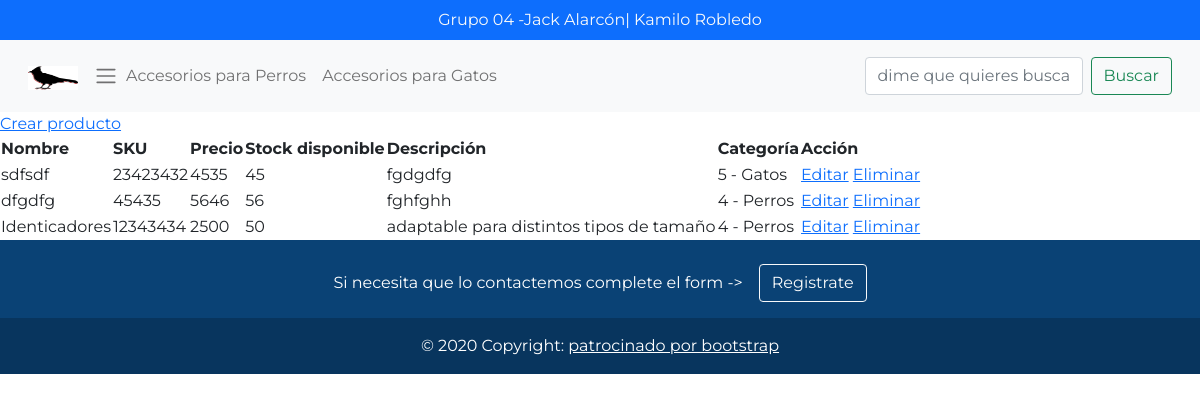
The page /registros/product/ on the database its author committed.
### core/models.py (models this page shows, shortened)
class Product(models.Model):
    sku = models.CharField('SKU', max_length=50)
    name = models.CharField('Nombre', max_length=50)
    price = models.CharField('Precio', max_length=50)
    stock = models.CharField('Stock disponible', max_length=50)
    desc = models.CharField('Descripción', max_length=50)
    category = models.ForeignKey(
        Category, on_delete=models.CASCADE, verbose_name='Categoría')
    class Meta:
        verbose_name = ("Producto")
        verbose_name_plural = ("Productos")

class Category(models.Model):
    name = models.CharField('Nombre', max_length=50)
    class Meta:
        verbose_name = ("Categoría")
        verbose_name_plural = ("Categorías")
    def __str__(self):
        return f'{self.id} - {self.name}'

### core/views.py (the view)
# urls.py: path('registros/product/', ListProductsView.as_view(), name='list_products'),
class ListProductsView(ListView):
    model = Product
    template_name = 'products/list_products.html'
    queryset = Product.objects.all().order_by("id")

### templates/products/list_products.html
{% extends 'index.html' %} {% load static %} {% block main %}
<a href="{% url 'create_product' %}">Crear producto</a>
<table>
  <tbody>
    <tr>
      <th>Nombre</th>
      <th>SKU</th>
      <th>Precio</th>
      <th>Stock disponible</th>
      <th>Descripción</th>
      <th>Categoría</th>
      <th>Acción</th>
    </tr>
    {% for object in object_list %}
    <tr>
      <td>{{object.name}}</td>
      <td>{{object.sku}}</td>
      <td>{{object.price}}</td>
      <td>{{object.stock}}</td>
      <td>{{object.desc}}</td>
      <td>{{object.category}}</td>
      <td>
        <a href="{% url 'edit_product' pk=object.id %}">Editar</a>
        <a href="{% url 'delete_product' pk=object.id %}">Eliminar</a>
      </td>
    </tr>
    {% endfor %}
  </tbody>
</table>
{% endblock %}

### templates/index.html (shortened to what this page needs)
<!DOCTYPE html>
<html lang="en">
<head>
    {% load static %}
    <link href="https://cdn.jsdelivr.net/npm/bootstrap@5.1.3/dist/css/bootstrap.min.css" rel="stylesheet">
</head>
<body>
  <link rel="stylesheet" href="{% static 'styles.css' %}">
    <header class="container-fluid bg-primary d-flex justify-content-center ">
        <p class="text-light mb-0 p-2 fs-6">Grupo 04 -Jack Alarcón| Kamilo Robledo</p>
    </header>
    <nav class="navbar navbar-expand-lg navbar-light bg-light p-3" id="menu">
        <div class="container-fluid">
          <a class="navbar-brand" href="{% url 'home' %}">
            <img src="{% static 'assets//logo.png' %}" alt="" width="50" height="24">
          </a>
          <span class="navbar-toggler-icon"></span>
        <div class="collapse navbar-collapse" id="navbarSupportedContent">
          <ul class="navbar-nav me-auto mb-2 mb-lg-0">
            <li class="nav-item">
              <a class="nav-link {% if 'dog' in request.path %}active {% endif %}" aria-current="page" href="{% url 'dog_store' %}">Accesorios para Perros</a>
            </li>
            <li class="nav-item">
              <a class="nav-link {% if 'cat' in request.path %}active {% endif %}" href="{% url 'cat_store' %}">Accesorios para Gatos</a>
            </li>
          </ul>
          <form class="d-flex">
            <input class="form-control me-2" type="Email" placeholder="dime que quieres buscar" aria-label="E">
            <button class="btn btn-outline-success" type="submit">Buscar</button>
          </form>
        </div>
      </div>
    </nav>
          {% block main %}{% endblock %}
        <section class="">
          <footer class="text-center text-white" style="background-color: #0a4275;">
            <div class="container p-4 pb-0">
              <section class="">
                <p class="d-flex justify-content-center align-items-center">
                  <span class="me-3">Si necesita que lo contactemos complete el form -></span>
                  <a href="{% url 'create_user' %}">
                    <button type="button" class="btn btn-outline-light btn-rounded">
                      Registrate
                    </button>
                  </a>
                </p>
            </div>
            <div class="text-center p-3" style="background-color: rgba(0, 0, 0, 0.2);">
              © 2020 Copyright:
              <a class="text-white" href="https://mdbootstrap.com/">patrocinado por bootstrap</a>
            </div>
          </footer>
        </section>
</body>
</html>

### static/styles.css (style rules this page uses)
body { font-family: 'Montserrat', sans-serif; overflow-x: hidden; }

### rows shown on the page
Product: name "sdfsdf", sku "23423432", price "4535", stock "45", desc "fgdgdfg", category "5 - Gatos"
Product: name "dfgdfg", sku "45435", price "5646", stock "56", desc "fghfghh", category "4 - Perros"
Product: name "Identicadores", sku "12343434", price "2500", stock "50", desc "adaptable para distintos tipos de tamaño", category "4 - Perros"
